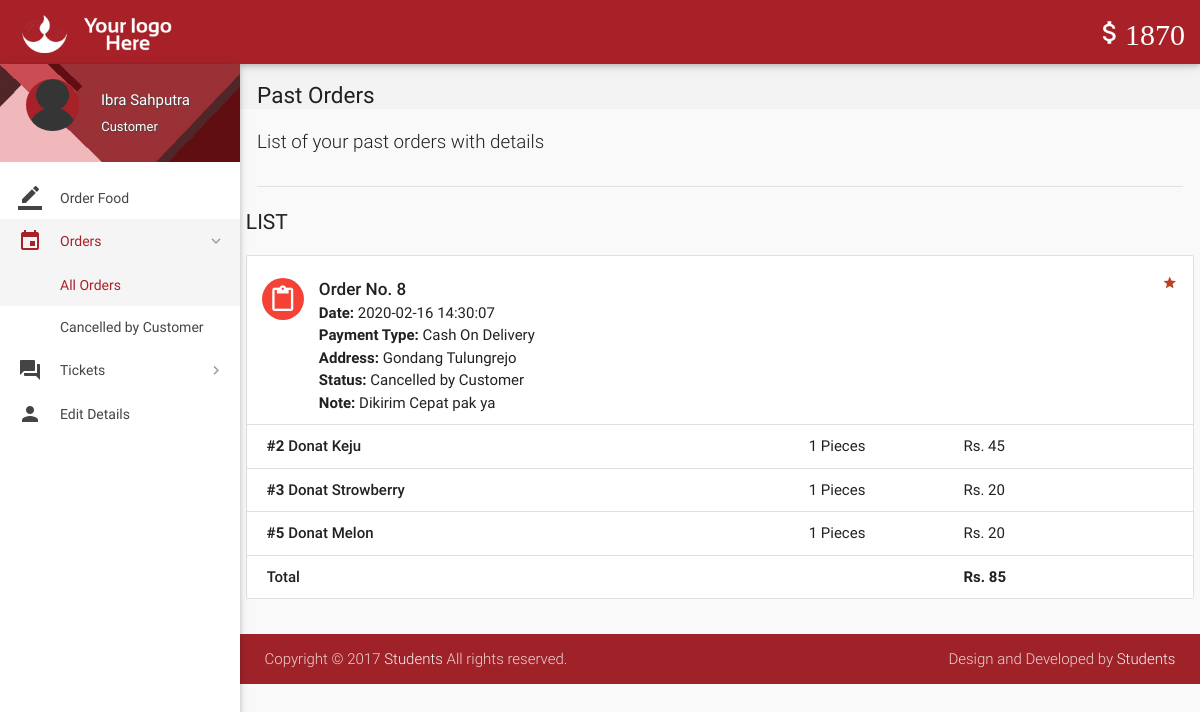
The app's page /orders.php (signed in) with its own data.
### tables this page shows
CREATE TABLE `wallet_details` (
  `id` int(11) NOT NULL,
  `wallet_id` int(11) NOT NULL,
  `number` varchar(16) NOT NULL,
  `cvv` int(3) NOT NULL,
  `balance` int(11) NOT NULL DEFAULT 2000
);

CREATE TABLE `orders` (
  `id` int(11) NOT NULL,
  `customer_id` int(11) NOT NULL,
  `address` varchar(300) NOT NULL,
  `description` varchar(300) NOT NULL,
  `date` datetime NOT NULL DEFAULT current_timestamp(),
  `payment_type` varchar(16) NOT NULL DEFAULT 'Wallet',
  `total` int(11) NOT NULL,
  `status` varchar(25) NOT NULL DEFAULT 'Yet to be delivered',
  `deleted` tinyint(4) NOT NULL DEFAULT 0
);

CREATE TABLE `order_details` (
  `id` int(11) NOT NULL,
  `order_id` int(11) NOT NULL,
  `item_id` int(11) NOT NULL,
  `quantity` int(11) NOT NULL,
  `price` int(11) NOT NULL
);

CREATE TABLE `items` (
  `id` int(11) NOT NULL,
  `name` varchar(20) NOT NULL,
  `price` int(11) NOT NULL,
  `deleted` tinyint(4) NOT NULL DEFAULT 0
);

### includes/wallet.php (called while the page is built)
<?php
$user_id=$_SESSION['user_id'];
$sql = mysqli_query($con, "SELECT * FROM wallet where customer_id = $user_id");
while($row1 = mysqli_fetch_array($sql)){
$wallet_id = $row1['id'];
}
$sql = mysqli_query($con, "SELECT * FROM wallet_details where wallet_id = $wallet_id");
while($row1 = mysqli_fetch_array($sql)){
$balance = $row1['balance'];
}
?>

### includes/connect.php (called while the page is built, shortened)
<?php
$name = $_SESSION['name'];
$role = $_SESSION['role'];
?>

### orders.php (the view, shortened to what this page needs)
<?php
include 'includes/connect.php';
include 'includes/wallet.php';
	if($_SESSION['customer_sid']==session_id())
	{
		?>
<!DOCTYPE html>
<html lang="en">
<head>
  <link href="css/materialize.min.css" type="text/css" rel="stylesheet" media="screen,projection">
  <link href="css/style.min.css" type="text/css" rel="stylesheet" media="screen,projection">
  <link href="css/custom/custom.min.css" type="text/css" rel="stylesheet" media="screen,projection">
  <link href="js/plugins/perfect-scrollbar/perfect-scrollbar.css" type="text/css" rel="stylesheet" media="screen,projection">
</head>
<body>
  <header id="header" class="page-topbar">
        <div class="navbar-fixed">
            <nav class="navbar-color">
                <div class="nav-wrapper">
                    <ul class="left">
                      <li><h1 class="logo-wrapper"><a href="index.php" class="brand-logo darken-1"><img src="images/materialize-logo.png" alt="logo"></a> <span class="logo-text">Logo</span></h1></li>
                    </ul>
                    <ul class="right hide-on-med-and-down">
                        <li><a href="#"  class="waves-effect waves-block waves-light"><i class="mdi-editor-attach-money"><?php echo $balance;?></i></a>
                        </li>
                    </ul>
                </div>
            </nav>
        </div>
  </header>
  <div id="main">
    <div class="wrapper">
      <aside id="left-sidebar-nav">
        <ul id="slide-out" class="side-nav fixed leftside-navigation">
            <li class="user-details cyan darken-2">
            <div class="row">
                <div class="col col s4 m4 l4">
                    <img src="images/avatar.jpg" alt="" class="circle responsive-img valign profile-image">
                </div>
                <div class="col col s8 m8 l8">
                    <a class="btn-flat dropdown-button waves-effect waves-light white-text profile-btn" href="#" data-activates="profile-dropdown"><?php echo $name;?> <i class="mdi-navigation-arrow-drop-down right"></i></a>
                    <p class="user-roal"><?php echo $role;?></p>
                </div>
            </div>
            </li>
            <li class="bold"><a href="index.php" class="waves-effect waves-cyan"><i class="mdi-editor-border-color"></i> Order Food</a>
            </li>
                <li class="no-padding">
                    <ul class="collapsible collapsible-accordion">
                        <li class="bold"><a class="collapsible-header waves-effect waves-cyan active"><i class="mdi-editor-insert-invitation"></i> Orders</a>
                            <div class="collapsible-body">
                                <ul>
								<li class="<?php
								if(!isset($_GET['status'])){
										echo 'active';
									}?>
									"><a href="orders.php">All Orders</a>
                                </li>
								<?php
									$sql = mysqli_query($con, "SELECT DISTINCT status FROM orders  WHERE customer_id = $user_id;;");
									while($row = mysqli_fetch_array($sql)){
                                    echo '<li class='.(isset($_GET['status'])?($status == $_GET['status'] ? 'active' : ''): '').'><a href="orders.php?status='.$row['status'].'">'.$row['status'].'</a>
                                    </li>';
									}
									?>
                                </ul>
                            </div>
                        </li>
                    </ul>
                </li>
                <li class="no-padding">
                    <ul class="collapsible collapsible-accordion">
                        <li class="bold"><a class="collapsible-header waves-effect waves-cyan"><i class="mdi-action-question-answer"></i> Tickets</a>
                        </li>
                    </ul>
                </li>
            <li class="bold"><a href="details.php" class="waves-effect waves-cyan"><i class="mdi-social-person"></i> Edit Details</a>
            </li>
        </ul>
        </aside>
      <section id="content">
        <div id="breadcrumbs-wrapper">
          <div class="container">
            <div class="row">
              <div class="col s12 m12 l12">
                <h5 class="breadcrumbs-title">Past Orders</h5>
              </div>
            </div>
          </div>
        </div>
        <div class="container">
          <p class="caption">List of your past orders with details</p>
          <div class="divider"></div>
<div id="work-collections" class="seaction">
					<?php
					if(isset($_GET['status'])){
						$status = $_GET['status'];
					}
					else{
						$status = '%';
					}
					$sql = mysqli_query($con, "SELECT * FROM orders WHERE customer_id = $user_id AND status LIKE '$status';;");
					echo '              <div class="row">
                <div>
                    <h4 class="header">List</h4>
                    <ul id="issues-collection" class="collection">';
					while($row = mysqli_fetch_array($sql))
					{
						$status = $row['status'];
						echo '<li class="collection-item avatar">
                              <i class="mdi-content-content-paste red circle"></i>
                              <span class="collection-header">Order No. '.$row['id'].'</span>
                              <p><strong>Date:</strong> '.$row['date'].'</p>
                              <p><strong>Payment Type:</strong> '.$row['payment_type'].'</p>
							  <p><strong>Address: </strong>'.$row['address'].'</p>
                              <p><strong>Status:</strong> '.($status=='Paused' ? 'Paused <a  data-position="bottom" data-delay="50" data-tooltip="Please contact administrator for further details." class="btn-floating waves-effect waves-light tooltipped cyan">    ?</a>' : $status).'</p>
							  '.(!empty($row['description']) ? '<p><strong>Note: </strong>'.$row['description'].'</p>' : '').'
							  <a href="#" class="secondary-content"><i class="mdi-action-grade"></i></a>
                              </li>';
						$order_id = $row['id'];
						$sql1 = mysqli_query($con, "SELECT * FROM order_details WHERE order_id = $order_id;");
						while($row1 = mysqli_fetch_array($sql1))
						{
							$item_id = $row1['item_id'];
							$sql2 = mysqli_query($con, "SELECT * FROM items WHERE id = $item_id;");
							while($row2 = mysqli_fetch_array($sql2)){
								$item_name = $row2['name'];
							}
							echo '<li class="collection-item">
                            <div class="row">
                            <div class="col s7">
                            <p class="collections-title"><strong>#'.$row1['item_id'].'</strong> '.$item_name.'</p>
                            </div>
                            <div class="col s2">
                            <span>'.$row1['quantity'].' Pieces</span>
                            </div>
                            <div class="col s3">
                            <span>Rs. '.$row1['price'].'</span>
                            </div>
                            </div>
                            </li>';
						}
								echo'<li class="collection-item">
                                        <div class="row">
                                            <div class="col s7">
                                                <p class="collections-title"> Total</p>
                                            </div>
                                            <div class="col s2">
											<span> </span>
                                            </div>
                                            <div class="col s3">
                                                <span><strong>Rs. '.$row['total'].'</strong></span>
                                            </div>';
								echo'</div></li>';
					}
					?>
					 </ul>
                </div>
              </div>
            </div>
        </div>
      </section>
    </div>
  </div>
  <footer class="page-footer">
    <div class="footer-copyright">
      <div class="container">
        <span>Copyright © 2017 <a class="grey-text text-lighten-4" href="#" target="_blank">Students</a> All rights reserved.</span>
        <span class="right"> Design and Developed by <a class="grey-text text-lighten-4" href="#">Students</a></span>
        </div>
    </div>
  </footer>
</body>
</html>
<?php
	}
?>

### records on screen
wallet_details: balance "1870"
orders: id "8", date "2020-02-16 14:30:07", payment_type "Cash On Delivery", address "Gondang Tulungrejo", status "Cancelled by Customer", description "Dikirim Cepat pak ya", total "85"
order_details: item "2", item.name "Donat Keju", quantity "1", price "45"
order_details: item "3", item.name "Donat Strowberry", quantity "1", price "20"
order_details: item "5", item.name "Donat Melon", quantity "1", price "20"

### other values on screen
$name "Ibra Sahputra"
$role "Customer"
$row['status'] "Cancelled by Customer"
